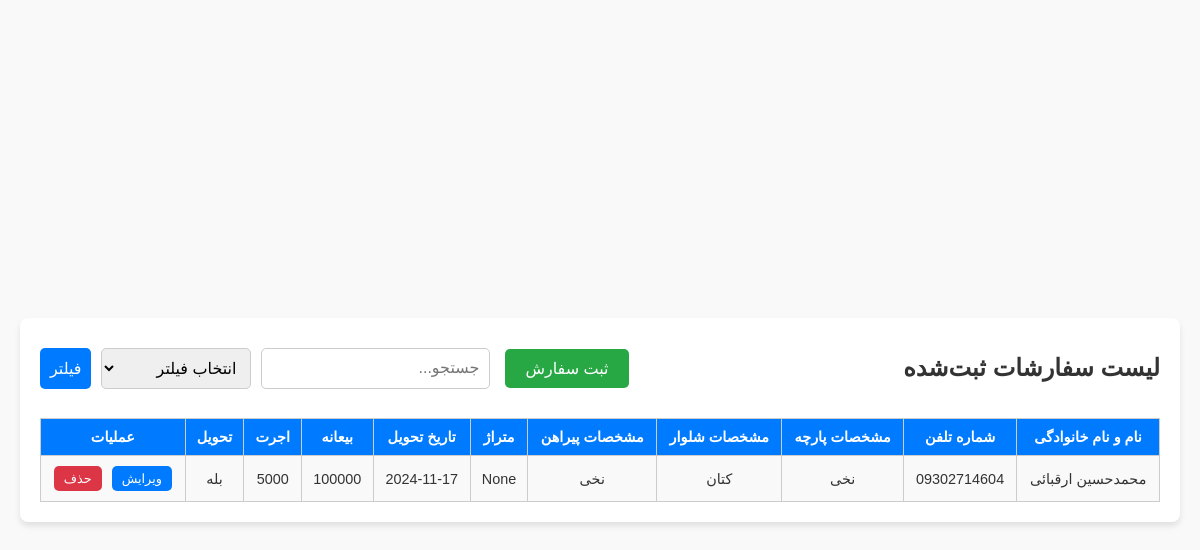
The app's page / (signed in), older data.
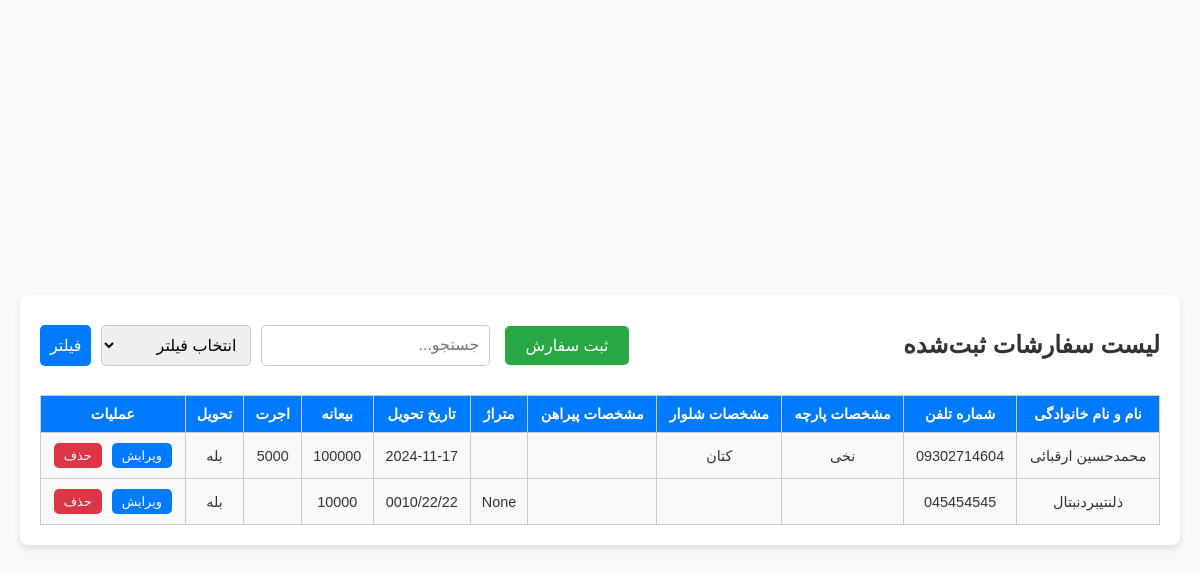
The same page, newer data.
### khayyat/models.py (models this page shows, shortened)
class Order(models.Model):
    fullname = models.CharField(max_length=100,null=True, blank=True, verbose_name="نام و نام خانوادگی")
    phone = models.CharField(max_length=11,null=True, blank=True, verbose_name="شماره تلفن")
    fabric = models.CharField(max_length=200,null=True, blank=True, verbose_name="مشخصات پارچه")
    pants = models.CharField(max_length=200,null=True, blank=True, verbose_name="مشخصات شلوار")
    shirt = models.CharField(max_length=200, verbose_name="مشخصات پیراهن")
    fabric_length = models.CharField(max_length=100, null=True, blank=True, verbose_name="متراژ")
    date = models.CharField(max_length=120, blank=True, null=True, verbose_name="تاریخ تحویل")
    deposit = models.CharField(max_length=120, blank=True, null=True,  verbose_name="بیعانه(تومان)")
    wage = models.CharField(max_length=120, blank=True, null=True, verbose_name="اجرت(تومان)")
    delivered = models.BooleanField(default=False, verbose_name="تحویل")
    description = models.TextField(blank=True, null=True, verbose_name="توضیحات")
    class Meta:
        verbose_name = "سفارش"
        verbose_name_plural = "سفارشات"

### khayyat/views.py (the view)
# urls.py: path('', order_list, name='order_list'),
@login_required
def order_list(request):
    orders = Order.objects.all()
    return render(request, 'khayyat/index.html', {'orders': orders})

### khayyat/templates/khayyat/index.html (shortened to what this page needs)
<!DOCTYPE html>
<html lang="fa">
<head>
</head>
<body>
<div class="list-container">
    <div class="list-header">
        <h1>لیست سفارشات ثبت‌شده</h1>
        <a href="{% url 'add_order' %}">
            <button class="add-button">ثبت سفارش</button>
        </a>
        <div class="search-filter">
            <input type="text" id="search" placeholder="جستجو..."/>
            <select id="filter">
                <option value="">انتخاب فیلتر</option>
            </select>
            <button onclick="applyFilter()">فیلتر</button>
        </div>
    </div>
    <div class="table-wrapper">
        <table id="orderTable">
            <thead>
            <tr>
                <th>نام و نام خانوادگی</th>
                <th>شماره تلفن</th>
                <th>مشخصات پارچه</th>
                <th>مشخصات شلوار</th>
                <th>مشخصات پیراهن</th>
                <th>متراژ</th>
                <th>تاریخ تحویل</th>
                <th>بیعانه</th>
                <th>اجرت</th>
                <th>تحویل</th>
                <th>عملیات</th>
            </tr>
            </thead>
            <tbody>
            {% for order in orders %}
                <tr data-delivered="{% if order.delivered %}yes{% else %}no{% endif %}">
                    <td>{{ order.fullname }}</td>
                    <td>{{ order.phone }}</td>
                    <td>{{ order.fabric }}</td>
                    <td>{{ order.pants }}</td>
                    <td>{{ order.shirt }}</td>
                    <td>{{ order.fabric_length }}</td>
                    <td>{{ order.date }}</td>
                    <td>{{ order.deposit }}</td>
                    <td>{{ order.wage }}</td>
                    <td>
                        {% if order.delivered %}
                            بله
                        {% else %}
                            خیر
                        {% endif %}
                    </td>
                    <td>
                        <div class="action-buttons">
                            <a href="{% url 'edit_order' order.id %}">
                                <button class="edit-button">ویرایش</button>
                            </a>
                            <a href="{% url 'delete_order' order.id %}" onclick="return confirmDelete();">
                                <button class="delete-button">حذف</button>
                            </a>
                        </div>
                    </td>
                </tr>
            {% endfor %}
            </tbody>
        </table>
    </div>
</div>
</body>
</html>

### khayyat/templates/khayyat/index.html (style rules this page uses)
body { font-family: Arial, sans-serif; direction: rtl; background-color: #f9f9f9; padding: 20px; margin: 0; display: flex; justify-content: center; align-items: center; min-height: 100vh; }
.list-container { max-width: 1200px; width: 100%; background: #ffffff; border-radius: 8px; box-shadow: 0 4px 6px rgba(0, 0, 0, 0.1); padding: 20px; box-sizing: border-box; }
.list-header { display: flex; justify-content: space-between; align-items: center; margin-bottom: 20px; gap: 15px; flex-wrap: wrap; }
.list-header h1 { font-size: 1.5rem; color: #333; flex: 1; }
.search-filter { display: flex; gap: 10px; flex-wrap: wrap; }
.search-filter input[type="text"], .search-filter select, .search-filter button { padding: 10px; font-size: 1rem; border-radius: 5px; border: 1px solid #ccc; box-sizing: border-box; }
.search-filter select { min-width: 150px; }
.search-filter button { background-color: #007bff; color: white; border: none; cursor: pointer; transition: background-color 0.3s ease; }
.add-button { padding: 10px 20px; background-color: #28a745; color: white; border: none; border-radius: 5px; font-size: 1rem; cursor: pointer; transition: background-color 0.3s ease; }
.table-wrapper { overflow-x: auto; position: relative; }
table { width: 100%; border-collapse: collapse; text-align: center; }
table th, table td { padding: 10px; border: 1px solid #ccc; font-size: 0.9rem; color: #333; }
table th { background-color: #007bff; color: white; font-weight: bold; position: sticky; top: 0; z-index: 10; }
table td { background-color: #f9f9f9; }
.action-buttons { display: flex; justify-content: center; gap: 10px; }
.edit-button, .delete-button { padding: 5px 10px; border: none; border-radius: 5px; font-size: 0.8rem; cursor: pointer; transition: background-color 0.3s ease; color: white; }
.edit-button { background-color: #007bff; }
.delete-button { background-color: #dc3545; }

Row changes from the older to the newer data that the page shows:
changed Order "محمدحسین ارقبائی": shirt "نخی" → (not shown); fabric_length "None" → (not shown)
added Order: fullname "ذلنتیبردنبتال", phone "045454545", fabric_length "None", date "0010/22/22", deposit "10000", delivered "بله"
